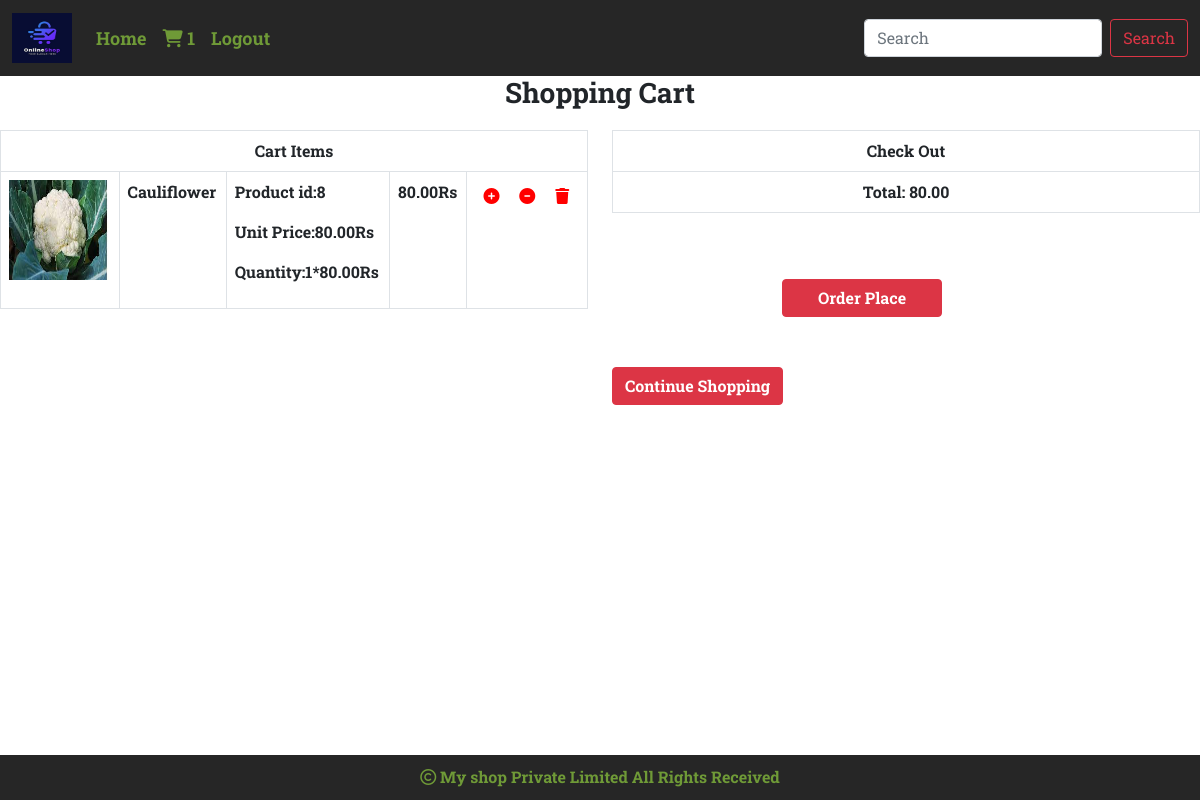
Screenshot of /cart/Cart_view (signed in) with the database file from the repository.
### Cart/models.py (models this page shows)
class Cart(models.Model):
    product=models.ForeignKey(Product,on_delete=models.CASCADE)
    user=models.ForeignKey(User, on_delete=models.CASCADE)
    quantity=models.IntegerField()
    date_added=models.DateField(auto_now_add=True)
    def subtotal(self):
        return self.quantity*self.product.price

### Shop/models.py (models this page shows, shortened)
class Product(models.Model):
    pname = models.CharField(max_length=200)
    description = models.TextField()
    image = models.ImageField(upload_to='Shop/Category', null=True, blank=True)
    price = models.DecimalField(max_digits=10,decimal_places=2)
    category = models.ForeignKey(Category,on_delete=models.CASCADE)
    stock = models.IntegerField()
    available = models.BooleanField(default=True)
    created = models.DateTimeField(auto_now_add=True)
    updated = models.DateTimeField(auto_now=True)

### Cart/views.py (the view)
# urls.py: path('Cart_view', views.Cart_view, name="Cart_view"),
@login_required
def Cart_view(request):
    Total=0
    user=request.user
    cart=Cart.objects.filter(user=user)
    for i in cart:
        Total+=i.quantity * i.product.price
    return render(request,'Cart.html',{'cart':cart,'Total':Total})

### Cart/context_processors.py (called while the page is built)
def counter(request):
    item_count=0
    if request.user.is_authenticated:
        user=request.user
        try:
            cart=Cart.objects.filter(user=user)
            for i in cart:
                item_count+=i.quantity
        except:
            item_count=0
    return {'count':item_count}

### Shop/context_processors.py (called while the page is built)
def menu_links(request):
    links = Category.objects.all()
    return {'links':links}

### Templates/Cart.html
<!DOCTYPE html>
{% extends 'Base.html' %}
{% block content %}
{% if not cart %}
<div>
    <h1 class="text-center">Cart is Empty</h1>
    <strong><a href="{% url 'Shop:Allcategory' %}"> Continue Shopping</a></strong>
</div>
{% else %}
<div class="row">
    <h3 class="text-center" style="margin-bottom:20px;"><b>Shopping Cart</b></h3>
    <div  class="col-sm-6">
        <table class="table table-bordered">
       <tr><th colspan="5" class="text-center">Cart Items</th></tr>
         {% for i in cart %}
    <tr>
        <td><img src="{{i.product.image.url}}" height="100px" width="100px"></td>
        <td><p><strong>{{i.product.pname}}</strong></p></td>
        <td><p><strong>Product id:{{i.product.id}}</strong></p>
        <p><strong>Unit Price:{{i.product.price}}Rs</strong></p>
        <p><strong>Quantity:{{i.quantity}}*{{i.product.price}}Rs</strong></p></td>
        <td><p><strong>{{i.subtotal}}Rs</strong></p></td>
        <td>
            {% if i.quantity < i.product.stock %}
            <a href="{% url 'Cart:Add_to_cart' i.product.pname %}"><i class="fa-solid fa-circle-plus" style="color:red; margin:8px;"></i></a>
            <a href="{% url 'Cart:Cart_remove' i.product.pname %}"><i style="color:red; margin:8px;" class="fa-solid fa-circle-minus"></i></a>
            <a href="{% url 'Cart:Full_remove' i.product.pname %}"><i style="color:red; margin:8px;" class="fa-solid fa-trash"></i></a>
            {% else %}
              <a href="{% url 'Cart:Cart_remove' i.product.pname %}"><i style="color:red; margin:8px;" class="fa-solid fa-circle-minus"></i></a>
              <a href="{% url 'Cart:Full_remove' i.product.pname %}"><i style="color:red; margin:8px;" class="fa-solid fa-trash"></i></a>
            {% endif %}
        </td>
    </tr>
        {% endfor %}
    </table>
    </div>
    <div class="col-sm-6 ">
        <table class="table table-bordered">
            <tr><th class="text-center">Check Out</th></tr>
            <tr><th class="text-center">Total: {{Total}}</th></tr>
        </table>
        <a href="{% url 'Cart:Order_form' %}"style="margin-left:170px;margin-right:100px;padding-right:35px;padding-left:35px; margin-top:50px; " class="btn btn-danger"><b>Order Place</b></a>
        <a href="{% url 'Shop:Allcategory' %}" style="margin-top:50px; " class="btn btn-danger"><b>Continue Shopping</b></a>
    </div>
</div>
{% endif %}
{% endblock %}

### Static/Css/Style.css (style rules this page uses)
body { font-family: 'Roboto Slab', serif; }

### rows the page displays
Cart: product.image (picture), product.pname "Cauliflower", product.id "8", product.price "80.00", quantity "1", subtotal "80.00"

### other values shown
{{ count }} "1"
{{ Total }} "80.00"
